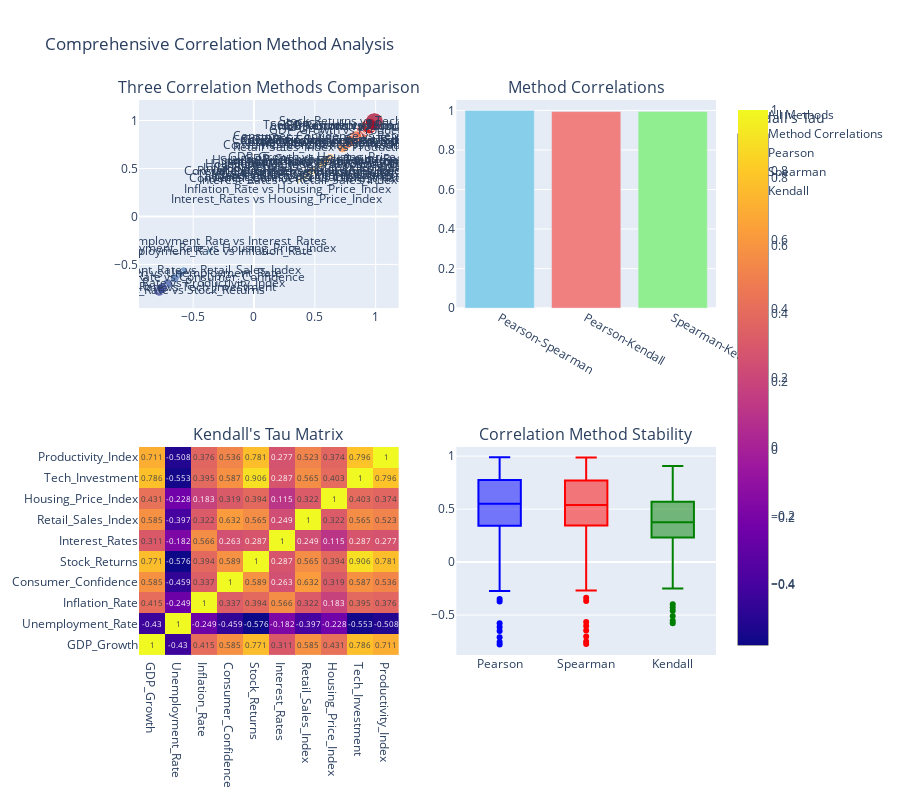

Notebook source saved alongside this figure:
### Code cell
# 3. KENDALL'S TAU CORRELATION
print("\n 3. KENDALL'S TAU CORRELATION")
print("=" * 50)

# Calculate Kendall's tau
kendall_corr = df.corr(method='kendall')

# Compare all three methods
method_comparison = pd.DataFrame({
 'Variable_Pair': comparison_df['Variable_Pair'],
 'Pearson': comparison_df['Pearson'],
 'Spearman': comparison_df['Spearman'],
 'Kendall': [kendalltau(df[pair.split(' vs ')[0]], df[pair.split(' vs ')[1]])[0]
 for pair in comparison_df['Variable_Pair']]
})

# Create comprehensive comparison plot
fig = make_subplots(
 rows=2, cols=2,
 subplot_titles=("Three Correlation Methods Comparison", "Method Correlations",
 "Kendall's Tau Matrix", "Correlation Method Stability"),
 specs=[[{"type": "scatter"}, {"type": "bar"}],
 [{"type": "heatmap"}, {"type": "box"}]]
)

# 3D-like scatter showing all three methods
fig.add_trace(
 go.Scatter(
 x=method_comparison['Pearson'],
 y=method_comparison['Spearman'],
 text=method_comparison['Variable_Pair'],
 mode='markers+text',
 marker=dict(
 size=abs(method_comparison['Kendall']) * 20,
 color=method_comparison['Kendall'],
 colorscale='RdYlBu_r',
 showscale=True,
 colorbar=dict(title="Kendall's Tau")
 ),
 name="All Methods"
 ),
 row=1, col=1
)

# Method correlations bar chart
method_corrs = [
 stats.pearsonr(method_comparison['Pearson'], method_comparison['Spearman'])[0],
 stats.pearsonr(method_comparison['Pearson'], method_comparison['Kendall'])[0],
 stats.pearsonr(method_comparison['Spearman'], method_comparison['Kendall'])[0]
]

fig.add_trace(
 go.Bar(
 x=['Pearson-Spearman', 'Pearson-Kendall', 'Spearman-Kendall'],
 y=method_corrs,
 marker_color=['skyblue', 'lightcoral', 'lightgreen'],
 name="Method Correlations"
 ),
 row=1, col=2
)

# Kendall's tau heatmap
fig.add_trace(
 go.Heatmap(
 z=kendall_corr.values,
 x=kendall_corr.columns,
 y=kendall_corr.columns,
 colorscale='Plasma',
 text=kendall_corr.round(3).values,
 texttemplate="%{text}",
 textfont={"size": 8}
 ),
 row=2, col=1
)

# Box plot of correlation values by method
correlation_values = []
methods = []
for method in ['Pearson', 'Spearman', 'Kendall']:
 values = method_comparison[method].values
 correlation_values.extend(values)
 methods.extend([method] * len(values))

for i, method in enumerate(['Pearson', 'Spearman', 'Kendall']):
 fig.add_trace(
 go.Box(
 y=method_comparison[method],
 name=method,
 boxpoints='outliers',
 marker_color=['blue', 'red', 'green'][i]
 ),
 row=2, col=2
 )

fig.update_layout(
 title="Comprehensive Correlation Method Analysis",
 height=800,
 showlegend=True
)

fig.show()

print("Correlation between different methods:")
print(f"Pearson-Spearman correlation: {method_corrs[0]:.3f}")
print(f"Pearson-Kendall correlation: {method_corrs[1]:.3f}")
print(f"Spearman-Kendall correlation: {method_corrs[2]:.3f}")

### Figure 1 — Plotly figure (JSON) as saved in the notebook; plotly's stock layout.template omitted (floating-point values rounded to 4 significant figures)
{"data": [{"marker": {"color": [0.3193, 0.3222, 0.3945, 0.5365, 0.4309, 0.4027, 0.3738, 0.5656, 0.1148, -0.2285, -0.3971, -0.4297, 0.2872, 0.5229, 0.3221, 0.5874, 0.5892, 0.3369, 0.7106, 0.5848, 0.5653, 0.7713, -0.5082, 0.6315, -0.5761, 0.2631, -0.5527, -0.4591, 0.3949, 0.2874, 0.5652, 0.7855, 0.7806, 0.2491, 0.7964, -0.249, -0.1817, 0.3938, 0.376, 0.3106, 0.5851, 0.4151, 0.1831, 0.2768, 0.9057], "colorbar": {"title": {"text": "Kendall's Tau"}}, "colorscale": [[0, "rgb(49,54,149)"], [0.1, "rgb(69,117,180)"], [0.2, "rgb(116,173,209)"], [0.3, "rgb(171,217,233)"], [0.4, "rgb(224,243,248)"], [0.5, "rgb(255,255,191)"], [0.6, "rgb(254,224,144)"], [0.7, "rgb(253,174,97)"], [0.8, "rgb(244,109,67)"], [0.9, "rgb(215,48,39)"], [1, "rgb(165,0,38)"]], "showscale": true, "size": [6.385, 6.443, 7.89, 10.73, 8.618, 8.054, 7.476, 11.31, 2.296, 4.569, 7.943, 8.593, 5.745, 10.46, 6.442, 11.75, 11.78, 6.738, 14.21, 11.7, 11.31, 15.43, 10.16, 12.63, 11.52, 5.262, 11.05, 9.182, 7.897, 5.748, 11.3, 15.71, 15.61, 4.981, 15.93, 4.979, 3.634, 7.877, 7.521, 6.211, 11.7, 8.302, 3.663, 5.536, 18.11]}, "mode": "markers+text", "name": "All Methods", "text": ["Consumer_Confidence vs Housing_Price_Index", "Retail_Sales_Index vs Housing_Price_Index", "Stock_Returns vs Housing_Price_Index", "Consumer_Confidence vs Productivity_Index", "GDP_Growth vs Housing_Price_Index", "Housing_Price_Index vs Tech_Investment", "Housing_Price_Index vs Productivity_Index", "Inflation_Rate vs Interest_Rates", "Interest_Rates vs Housing_Price_Index", "Unemployment_Rate vs Housing_Price_Index", "Unemployment_Rate vs Retail_Sales_Index", "GDP_Growth vs Unemployment_Rate", "Interest_Rates vs Tech_Investment", "Retail_Sales_Index vs Productivity_Index", "Inflation_Rate vs Retail_Sales_Index", "Consumer_Confidence vs Tech_Investment", "Consumer_Confidence vs Stock_Returns", "Inflation_Rate vs Consumer_Confidence", "GDP_Growth vs Productivity_Index", "GDP_Growth vs Consumer_Confidence", "Retail_Sales_Index vs Tech_Investment", "GDP_Growth vs Stock_Returns", "Unemployment_Rate vs Productivity_Index", "Consumer_Confidence vs Retail_Sales_Index", "Unemployment_Rate vs Stock_Returns", "Consumer_Confidence vs Interest_Rates", "Unemployment_Rate vs Tech_Investment", "Unemployment_Rate vs Consumer_Confidence", "Inflation_Rate vs Tech_Investment", "Stock_Returns vs Interest_Rates", "Stock_Returns vs Retail_Sales_Index", "GDP_Growth vs Tech_Investment", "Stock_Returns vs Productivity_Index", "Interest_Rates vs Retail_Sales_Index", "Tech_Investment vs Productivity_Index", "Unemployment_Rate vs Inflation_Rate", "Unemployment_Rate vs Interest_Rates", "Inflation_Rate vs Stock_Returns", "Inflation_Rate vs Productivity_Index", "GDP_Growth vs Interest_Rates", "GDP_Growth vs Retail_Sales_Index", "GDP_Growth vs Inflation_Rate", "Inflation_Rate vs Housing_Price_Index", "Interest_Rates vs Productivity_Index", "Stock_Returns vs Tech_Investment"], "type": "scatter", "x": [0.4814, 0.4853, 0.5794, 0.7449, 0.6246, 0.5869, 0.5495, 0.7716, 0.1812, -0.3485, -0.5767, -0.6137, 0.4286, 0.7273, 0.463, 0.7951, 0.7972, 0.4815, 0.8978, 0.7904, 0.7709, 0.9367, -0.7085, 0.8342, -0.7787, 0.3794, -0.755, -0.6515, 0.5688, 0.4235, 0.77, 0.9432, 0.9406, 0.3652, 0.949, -0.3714, -0.2734, 0.5659, 0.5427, 0.4553, 0.7876, 0.5944, 0.2756, 0.4045, 0.989], "xaxis": "x", "y": [0.461, 0.4668, 0.5638, 0.731, 0.6117, 0.5742, 0.5368, 0.7591, 0.1692, -0.3366, -0.5649, -0.6025, 0.4175, 0.7168, 0.4727, 0.7859, 0.7884, 0.4896, 0.8897, 0.7827, 0.7632, 0.9295, -0.7016, 0.8274, -0.7721, 0.3858, -0.7487, -0.6451, 0.5628, 0.4178, 0.7644, 0.9378, 0.9357, 0.37, 0.9444, -0.3668, -0.2691, 0.5617, 0.5387, 0.4516, 0.784, 0.5911, 0.2724, 0.4023, 0.9874], "yaxis": "y"}, {"marker": {"color": ["skyblue", "lightcoral", "lightgreen"]}, "name": "Method Correlations", "type": "bar", "x": ["Pearson-Spearman", "Pearson-Kendall", "Spearman-Kendall"], "xaxis": "x2", "y": [0.9999, 0.9942, 0.9947], "yaxis": "y2"}, {"colorscale": [[0, "#0d0887"], [0.1111, "#46039f"], [0.2222, "#7201a8"], [0.3333, "#9c179e"], [0.4444, "#bd3786"], [0.5556, "#d8576b"], [0.6667, "#ed7953"], [0.7778, "#fb9f3a"], [0.8889, "#fdca26"], [1, "#f0f921"]], "text": [[1.0, -0.43, 0.415, 0.585, 0.771, 0.311, 0.585, 0.431, 0.786, 0.711], [-0.43, 1.0, -0.249, -0.459, -0.576, -0.182, -0.397, -0.228, -0.553, -0.508], [0.415, -0.249, 1.0, 0.337, 0.394, 0.566, 0.322, 0.183, 0.395, 0.376], [0.585, -0.459, 0.337, 1.0, 0.589, 0.263, 0.632, 0.319, 0.587, 0.536], [0.771, -0.576, 0.394, 0.589, 1.0, 0.287, 0.565, 0.394, 0.906, 0.781], [0.311, -0.182, 0.566, 0.263, 0.287, 1.0, 0.249, 0.115, 0.287, 0.277], [0.585, -0.397, 0.322, 0.632, 0.565, 0.249, 1.0, 0.322, 0.565, 0.523], [0.431, -0.228, 0.183, 0.319, 0.394, 0.115, 0.322, 1.0, 0.403, 0.374], [0.786, -0.553, 0.395, 0.587, 0.906, 0.287, 0.565, 0.403, 1.0, 0.796], [0.711, -0.508, 0.376, 0.536, 0.781, 0.277, 0.523, 0.374, 0.796, 1.0]], "textfont": {"size": 8}, "texttemplate": "%{text}", "type": "heatmap", "x": ["GDP_Growth", "Unemployment_Rate", "Inflation_Rate", "Consumer_Confidence", "Stock_Returns", "Interest_Rates", "Retail_Sales_Index", "Housing_Price_Index", "Tech_Investment", "Productivity_Index"], "xaxis": "x3", "y": ["GDP_Growth", "Unemployment_Rate", "Inflation_Rate", "Consumer_Confidence", "Stock_Returns", "Interest_Rates", "Retail_Sales_Index", "Housing_Price_Index", "Tech_Investment", "Productivity_Index"], "yaxis": "y3", "z": [[1.0, -0.4297, 0.4151, 0.5848, 0.7713, 0.3106, 0.5851, 0.4309, 0.7855, 0.7106], [-0.4297, 1.0, -0.249, -0.4591, -0.5761, -0.1817, -0.3971, -0.2285, -0.5527, -0.5082], [0.4151, -0.249, 1.0, 0.3369, 0.3938, 0.5656, 0.3221, 0.1831, 0.3949, 0.376], [0.5848, -0.4591, 0.3369, 1.0, 0.5892, 0.2631, 0.6315, 0.3193, 0.5874, 0.5365], [0.7713, -0.5761, 0.3938, 0.5892, 1.0, 0.2874, 0.5652, 0.3945, 0.9057, 0.7806], [0.3106, -0.1817, 0.5656, 0.2631, 0.2874, 1.0, 0.2491, 0.1148, 0.2872, 0.2768], [0.5851, -0.3971, 0.3221, 0.6315, 0.5652, 0.2491, 1.0, 0.3222, 0.5653, 0.5229], [0.4309, -0.2285, 0.1831, 0.3193, 0.3945, 0.1148, 0.3222, 1.0, 0.4027, 0.3738], [0.7855, -0.5527, 0.3949, 0.5874, 0.9057, 0.2872, 0.5653, 0.4027, 1.0, 0.7964], [0.7106, -0.5082, 0.376, 0.5365, 0.7806, 0.2768, 0.5229, 0.3738, 0.7964, 1.0]]}, {"boxpoints": "outliers", "marker": {"color": "blue"}, "name": "Pearson", "type": "box", "xaxis": "x4", "y": [0.4814, 0.4853, 0.5794, 0.7449, 0.6246, 0.5869, 0.5495, 0.7716, 0.1812, -0.3485, -0.5767, -0.6137, 0.4286, 0.7273, 0.463, 0.7951, 0.7972, 0.4815, 0.8978, 0.7904, 0.7709, 0.9367, -0.7085, 0.8342, -0.7787, 0.3794, -0.755, -0.6515, 0.5688, 0.4235, 0.77, 0.9432, 0.9406, 0.3652, 0.949, -0.3714, -0.2734, 0.5659, 0.5427, 0.4553, 0.7876, 0.5944, 0.2756, 0.4045, 0.989], "yaxis": "y4"}, {"boxpoints": "outliers", "marker": {"color": "red"}, "name": "Spearman", "type": "box", "xaxis": "x4", "y": [0.461, 0.4668, 0.5638, 0.731, 0.6117, 0.5742, 0.5368, 0.7591, 0.1692, -0.3366, -0.5649, -0.6025, 0.4175, 0.7168, 0.4727, 0.7859, 0.7884, 0.4896, 0.8897, 0.7827, 0.7632, 0.9295, -0.7016, 0.8274, -0.7721, 0.3858, -0.7487, -0.6451, 0.5628, 0.4178, 0.7644, 0.9378, 0.9357, 0.37, 0.9444, -0.3668, -0.2691, 0.5617, 0.5387, 0.4516, 0.784, 0.5911, 0.2724, 0.4023, 0.9874], "yaxis": "y4"}, {"boxpoints": "outliers", "marker": {"color": "green"}, "name": "Kendall", "type": "box", "xaxis": "x4", "y": [0.3193, 0.3222, 0.3945, 0.5365, 0.4309, 0.4027, 0.3738, 0.5656, 0.1148, -0.2285, -0.3971, -0.4297, 0.2872, 0.5229, 0.3221, 0.5874, 0.5892, 0.3369, 0.7106, 0.5848, 0.5653, 0.7713, -0.5082, 0.6315, -0.5761, 0.2631, -0.5527, -0.4591, 0.3949, 0.2874, 0.5652, 0.7855, 0.7806, 0.2491, 0.7964, -0.249, -0.1817, 0.3938, 0.376, 0.3106, 0.5851, 0.4151, 0.1831, 0.2768, 0.9057], "yaxis": "y4"}], "layout": {"annotations": [{"font": {"size": 16}, "showarrow": false, "text": "Three Correlation Methods Comparison", "x": 0.225, "xanchor": "center", "xref": "paper", "y": 1, "yanchor": "bottom", "yref": "paper"}, {"font": {"size": 16}, "showarrow": false, "text": "Method Correlations", "x": 0.775, "xanchor": "center", "xref": "paper", "y": 1, "yanchor": "bottom", "yref": "paper"}, {"font": {"size": 16}, "showarrow": false, "text": "Kendall's Tau Matrix", "x": 0.225, "xanchor": "center", "xref": "paper", "y": 0.375, "yanchor": "bottom", "yref": "paper"}, {"font": {"size": 16}, "showarrow": false, "text": "Correlation Method Stability", "x": 0.775, "xanchor": "center", "xref": "paper", "y": 0.375, "yanchor": "bottom", "yref": "paper"}], "height": 800, "showlegend": true, "title": {"text": "Comprehensive Correlation Method Analysis"}, "xaxis": {"anchor": "y", "domain": [0, 0.45]}, "xaxis2": {"anchor": "y2", "domain": [0.55, 1]}, "xaxis3": {"anchor": "y3", "domain": [0, 0.45]}, "xaxis4": {"anchor": "y4", "domain": [0.55, 1]}, "yaxis": {"anchor": "x", "domain": [0.625, 1]}, "yaxis2": {"anchor": "x2", "domain": [0.625, 1]}, "yaxis3": {"anchor": "x3", "domain": [0, 0.375]}, "yaxis4": {"anchor": "x4", "domain": [0, 0.375]}}}
